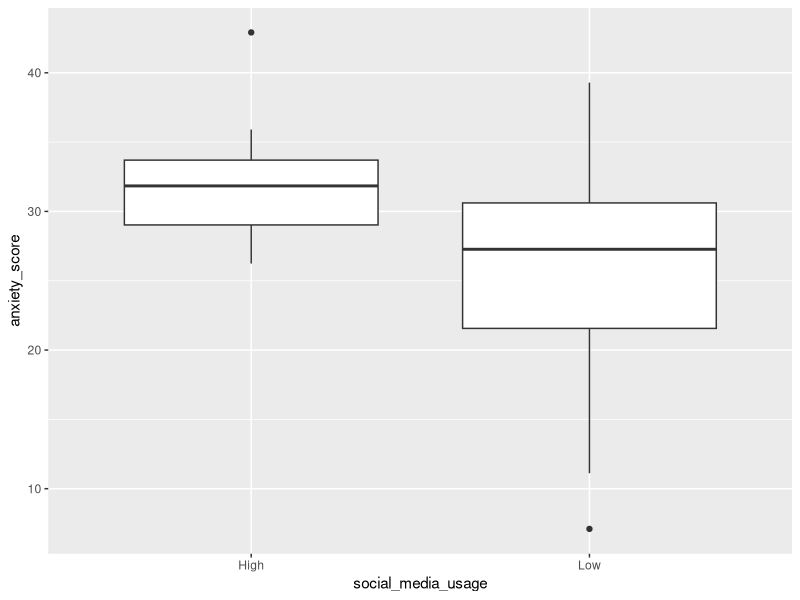

The R source for this figure:
## ---- chunk 1
knitr::opts_chunk$set(warning = FALSE, message = FALSE)
library(tidyverse)
## ---- chunk 2
# Instructions for how students should define tests
STUDENT_NUMBER <- 130;  # replace 130 by your real student number
## ---- chunk 3
# load in and rename the data
michelson <- tibble(morley)
## ---- chunk 4
# Replace NULL below by your answer (it should be a character, e.g., "name")
Q1a_varname <- NULL

# Replace NULL below by your answer from the following list: 
# "mph", "km/s", "m/s", "km/h"
Q1a_units <- NULL
## ---- chunk 5
# Replace NULL below by your answer for the test statistic
Q1c_vhat <- NULL

# Replace NULL below by your answer for the parameter value under the null
Q1c_v <- NULL
## ---- chunk 6
### DO NOT CHANGE THE CODE BELOW ####
print(STUDENT_NUMBER)     # Make sure that this is your student number
                          # If it isn't correct, go to the SETUP section and 
                          # store the correct value of your student number in
                          # the STUDENT_NUMBER variable (and run the code chunk)
                          # then come back to this question
                          # Make sure you don't share screenshots of your 
                          # solution that share your student number with others
set.seed(STUDENT_NUMBER)  # REQUIRED so the random sample is reproducible!

# setup
n_trials <- 10000  # number of simulations/trials
n_sample <- 100  # number of observations in random sample
mu <- 792  # in units of km/s
sigma <- 80  # in units of km/s

# simulate!
vhat_simulations <- rnorm(n_trials, mean = mu, sd = sigma)
for (i in 1:n_trials){
  vel_sim <- rnorm(n_sample, mean = mu, sd = sigma)
  vhat_sim <- mean(vel_sim)
  vhat_simulations[i] <- vhat_sim
}
### DO NOT CHANGE THE CODE ABOVE ####
## ---- chunk 7
# Replace NULL below by your answer for the simulated test statistic value
Q1d_vhat_sim_100 <- NULL
## ---- chunk 8
# add your plots below
## ---- chunk 9
# Replace NULL with your answer below
Q1f_pvalue <- NULL
## ---- chunk 10
# Replace NULL with your answer below
Q1h_pvalue <- NULL
## ---- chunk 11
# Replace NULL with your answer below (either TRUE or FALSE)
Q1h_reject <- NULL
## ---- chunk 12
# Replace NULL with your answer below (should be a modified tibble)
Q2a_michelson_2samp <- NULL
## ---- chunk 13
# add your plots below
## ---- chunk 14
# Note: including the .groups="drop" option in summarise() will suppress 
# a friendly warning that R normally prints out:
# "`summarise()` ungrouping output (override with `.groups` argument)".  
delta_vhat <- 
  michelson %>% 
  filter(Expt <= 2) %>% 
  group_by(Expt) %>%
  summarise(means = mean(Speed), .groups="drop") %>%
  summarise(value = diff(means)) %>%
  as.numeric()

print(delta_vhat)
## ---- chunk 15
### DO NOT CHANGE THE CODE BELOW ####
print(STUDENT_NUMBER)     # Make sure that this is your student number
                          # If it isn't correct, go to the SETUP section and 
                          # store the correct value of your student number in
                          # the STUDENT_NUMBER variable (and run the code chunk)
                          # then come back to this question
                          # Make sure you don't share screenshots of your 
                          # solution that share your student number with others
set.seed(STUDENT_NUMBER)  # REQUIRED so the random sample is reproducible!

# setup
n_trials <- 1000  # number of permutations

# simulate!
delta_vhat_simulations <- rep(NA, n_trials)
for(i in 1:n_trials){
  # perform a random permutation
  simdata <- 
    michelson %>% 
    filter(Expt <= 2) %>%
    mutate(Expt = sample(Expt, replace=FALSE))
  # compute the simulated test statistic
  delta_vhat_sim <- 
    simdata %>% 
    group_by(Expt) %>%
    summarise(means = mean(Speed), .groups="drop") %>%
    summarise(value = diff(means)) %>%
    as.numeric()
  # store the simulated value
  delta_vhat_simulations[i] <- delta_vhat_sim
}
### DO NOT CHANGE THE CODE ABOVE ####
## ---- chunk 16
# Replace NULL with your answer below
Q2d_pos <- NULL
Q2d_neg <- NULL
## ---- chunk 17
# add your plots below
## ---- chunk 18
# Replace NULL with your answer below
Q2f_pvalue <- NULL
## ---- chunk 19
# Replace NULL with your answer below (either TRUE or FALSE)
Q2f_reject <- NULL
## ---- chunk 20
# define our initial dataset
social_media_usage <- c(rep("Low", 30), rep("High", 16));
anxiety_score <- c(24.64, 39.29, 16.32, 32.83, 28.02, 
                   33.31, 20.60, 21.13, 26.69, 28.90,
                   26.43, 24.23, 7.10,  32.86, 21.06,
                   28.89, 28.71, 31.73, 30.02, 21.96,
                   25.49, 38.81, 27.85, 30.29, 30.72,
                   21.43, 22.24, 11.12, 30.86, 19.92,
                   33.57, 34.09, 27.63, 31.26,
                   35.91, 26.68, 29.49, 35.32,
                   26.24, 32.34, 31.34, 33.53,
                   27.62, 42.91, 30.20, 32.54)
anxiety_data <- tibble(social_media_usage, anxiety_score)

# preview our data
glimpse(anxiety_data)
## ---- chunk 21
# Code your answers here
anxiety_data %>%
  ggplot() +
  aes(x=social_media_usage, y=anxiety_score) +
  geom_boxplot()
## ---- chunk 22
# code your answer below
## ---- chunk 23
### DO NOT CHANGE THE CODE BELOW ####
print(STUDENT_NUMBER)     # Make sure that this is your student number
                          # If it isn't correct, go to the SETUP section and 
                          # store the correct value of your student number in
                          # the STUDENT_NUMBER variable (and run the code chunk)
                          # then come back to this question
                          # Make sure you don't share screenshots of your 
                          # solution that share your student number with others
set.seed(STUDENT_NUMBER)  # REQUIRED so the random sample is reproducible!
### DO NOT CHANGE THE CODE ABOVE ####

# code your answer below
## ---- chunk 24
# Replace NULL with your answer below
Q3f_pvalue <- NULL
## ---- chunk 25
# Replace NULL with your answer below (either TRUE or FALSE)
Q3f_reject <- NULL
